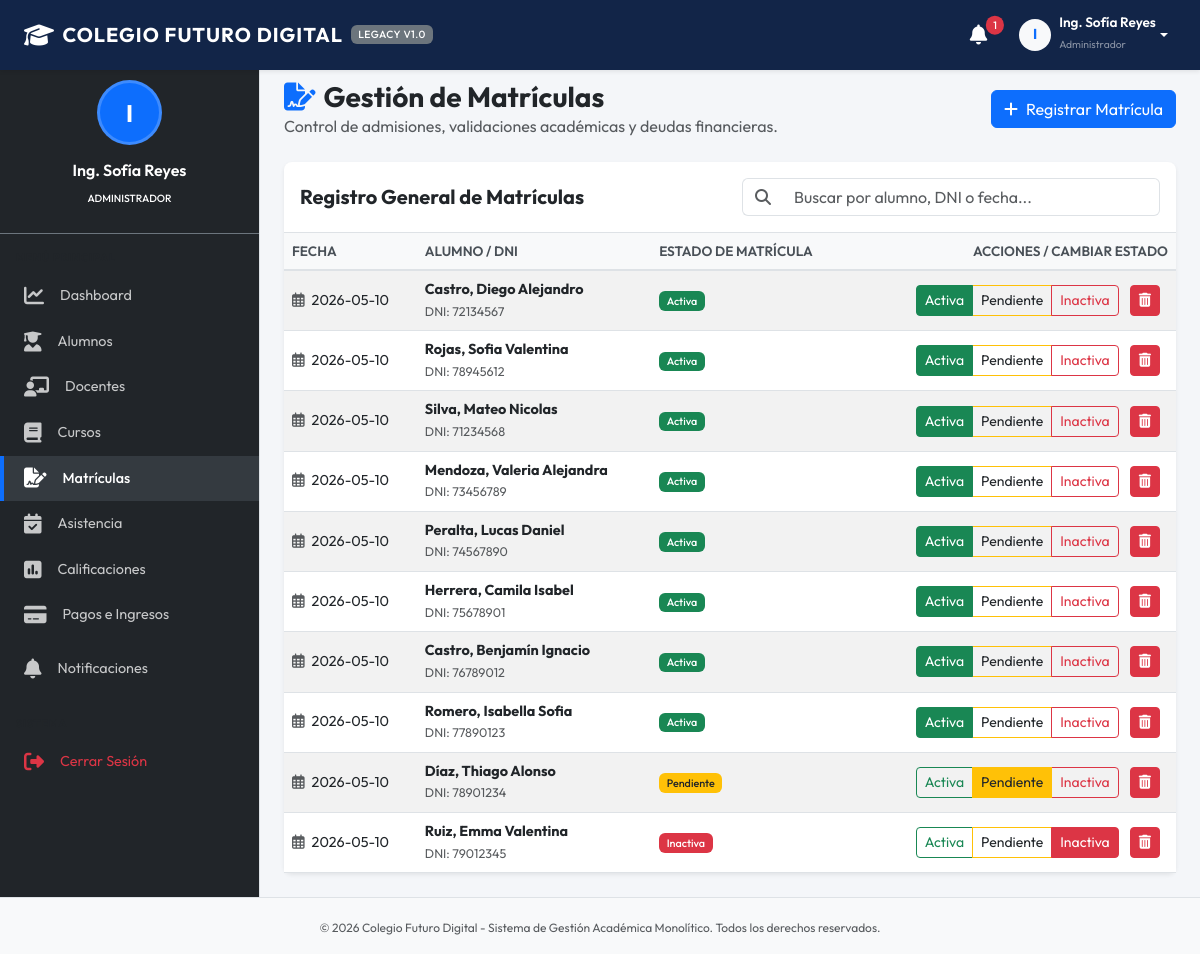
Page /modules/matriculas.php (signed in) on the committed database.
### tables this page shows
CREATE TABLE matriculas (
            id INTEGER PRIMARY KEY AUTOINCREMENT,
            alumno_id INTEGER NOT NULL,
            fecha TEXT NOT NULL,
            estado TEXT DEFAULT 'Pendiente' CHECK(estado IN ('Activa', 'Inactiva', 'Pendiente')),
            FOREIGN KEY (alumno_id) REFERENCES alumnos(id) ON DELETE CASCADE
        );

CREATE TABLE alumnos (
            id INTEGER PRIMARY KEY AUTOINCREMENT,
            usuario_id INTEGER UNIQUE,
            nombre TEXT NOT NULL,
            apellido TEXT NOT NULL,
            documento TEXT UNIQUE NOT NULL,
            fecha_nacimiento TEXT,
            direccion TEXT,
            telefono TEXT,
            estado_academico TEXT DEFAULT 'Regular' CHECK(estado_academico IN ('Regular', 'Condicional', 'Suspendido', 'Egresado')),
            FOREIGN KEY (usuario_id) REFERENCES usuarios(id) ON DELETE SET NULL
        );

### modules/matriculas.php (the view, shortened to what this page needs)
<?php
$action = $_GET['action'] ?? 'list';
require_once __DIR__ . '/../includes/header.php';
require_once __DIR__ . '/../includes/sidebar.php';
?>
<div class="d-flex justify-content-between align-items-center mb-4">
    <div>
        <h1 class="h3 mb-0 text-dark fw-bold"><i class="fa-solid fa-file-signature me-2 text-primary"></i>Gestión de Matrículas</h1>
        <p class="text-muted mb-0">Control de admisiones, validaciones académicas y deudas financieras.</p>
    </div>
    <?php if ($action === 'list'): ?>
        <a href="matriculas.php?action=new" class="btn btn-primary"><i class="fa-solid fa-plus me-2"></i>Registrar Matrícula</a>
    <?php else: ?>
        <a href="matriculas.php" class="btn btn-outline-secondary"><i class="fa-solid fa-arrow-left me-2"></i>Volver al Listado</a>
    <?php endif; ?>
</div>
<?php if ($action === 'list'): ?>
    <?php
    try {
        $stmt = $pdo->query("
            SELECT m.*, a.nombre, a.apellido, a.documento
            FROM matriculas m
            JOIN alumnos a ON m.alumno_id = a.id
            ORDER BY m.fecha DESC
        ");
        $matriculas = $stmt->fetchAll();
    } catch (PDOException $e) {
        echo "<div class='alert alert-danger'>Error al cargar matrículas: " . $e->getMessage() . "</div>";
        $matriculas = [];
    }
    ?>
    <div class="card bg-white shadow-sm border-0">
        <div class="card-header bg-transparent border-bottom py-3">
            <div class="row align-items-center">
                <div class="col-md-6">
                    <h5 class="card-title mb-0 fw-bold">Registro General de Matrículas</h5>
                </div>
                <div class="col-md-6 mt-2 mt-md-0">
                    <div class="input-group">
                        <span class="input-group-text bg-white border-end-0"><i class="fa-solid fa-magnifying-glass text-muted"></i></span>
                        <input type="text" class="form-control border-start-0" id="tableSearch" placeholder="Buscar por alumno, DNI o fecha...">
                    </div>
                </div>
            </div>
        </div>
        <div class="card-body p-0">
            <div class="table-responsive">
                <table class="table table-hover table-striped align-middle mb-0">
                    <thead>
                        <tr>
                            <th>Fecha</th>
                            <th>Alumno / DNI</th>
                            <th>Estado de Matrícula</th>
                            <th class="text-end">Acciones / Cambiar Estado</th>
                        </tr>
                    </thead>
                    <tbody>
                        <?php if (empty($matriculas)): ?>
                            <tr>
                                <td colspan="4" class="text-center py-4 text-muted">No se registran matrículas procesadas.</td>
                            </tr>
                        <?php else: ?>
                            <?php foreach ($matriculas as $mat): ?>
                                <tr>
                                    <td><i class="fa-regular fa-calendar-days me-1 text-muted"></i> <?php echo htmlspecialchars($mat['fecha']); ?></td>
                                    <td>
                                        <div class="fw-bold"><?php echo htmlspecialchars($mat['apellido'] . ', ' . $mat['nombre']); ?></div>
                                        <small class="text-muted">DNI: <?php echo htmlspecialchars($mat['documento']); ?></small>
                                    </td>
                                    <td>
                                        <?php
                                        $badgeColor = 'bg-success';
                                        if ($mat['estado'] === 'Pendiente') $badgeColor = 'bg-warning text-dark';
                                        elseif ($mat['estado'] === 'Inactiva') $badgeColor = 'bg-danger';
                                        ?>
                                        <span class="badge <?php echo $badgeColor; ?>"><?php echo $mat['estado']; ?></span>
                                    </td>
                                    <td class="text-end px-3">
                                        <div class="btn-group btn-group-sm me-2" role="group">
                                            <a href="matriculas.php?action=change_status&id=<?php echo $mat['id']; ?>&status=Activa" class="btn btn-outline-success <?php echo $mat['estado'] == 'Activa' ? 'active' : ''; ?>" title="Activar">Activa</a>
                                            <a href="matriculas.php?action=change_status&id=<?php echo $mat['id']; ?>&status=Pendiente" class="btn btn-outline-warning text-dark <?php echo $mat['estado'] == 'Pendiente' ? 'active' : ''; ?>" title="Pendiente">Pendiente</a>
                                            <a href="matriculas.php?action=change_status&id=<?php echo $mat['id']; ?>&status=Inactiva" class="btn btn-outline-danger <?php echo $mat['estado'] == 'Inactiva' ? 'active' : ''; ?>" title="Inactivar">Inactiva</a>
                                        </div>
                                        <a href="matriculas.php?action=delete&id=<?php echo $mat['id']; ?>" class="btn btn-sm btn-danger" title="Eliminar Matrícula" onclick="return confirmarEliminacion('¿Desea eliminar este registro de matrícula? Los cursos asignados inicialmente no se borrarán pero el alumno perderá su estatus de matriculado.');"><i class="fa-solid fa-trash-can"></i></a>
                                    </td>
                                </tr>
                            <?php endforeach; ?>
                        <?php endif; ?>
                    </tbody>
                </table>
            </div>
        </div>
    </div>
<?php endif; ?>
<?php
require_once __DIR__ . '/../includes/footer.php';
?>

### assets/css/style.css (style rules this page uses)
:root { --primary-color: #1e3c72; --primary-dark: #122548; --primary-light: #2a5298; --secondary-color: #6c757d; --bg-light: #f4f6f9; --sidebar-bg: #212529; --sidebar-hover: #343a40; --sidebar-active: #0d6efd; --text-dark: #333333; --font-sans: 'Outfit', 'Roboto', -apple-system, BlinkMacSystemFont, "Segoe UI", sans-serif; }
body { font-family: var(--font-sans); background-color: var(--bg-light); color: var(--text-dark); margin: 0; padding-top: 56px; display: flex; flex-direction: column; min-height: 100vh; }
.card { border-radius: 8px; box-shadow: 0 4px 6px rgba(0, 0, 0, 0.05); }
.table { border-collapse: separate; border-spacing: 0; }
.table th { background-color: #f8f9fa; color: #495057; font-weight: 600; border-bottom: 2px solid #dee2e6; font-size: 0.85rem; text-transform: uppercase; }
.table td { font-size: 0.9rem; vertical-align: middle; }
.badge { font-weight: 500; padding: 0.4em 0.7em; }

### rows in the picture
matriculas: fecha "2026-05-10", alumno.nombre "Castro, Diego Alejandro", alumno.documento "72134567", estado "Activa"
matriculas: fecha "2026-05-10", alumno.nombre "Rojas, Sofia Valentina", alumno.documento "78945612", estado "Activa"
matriculas: fecha "2026-05-10", alumno.nombre "Silva, Mateo Nicolas", alumno.documento "71234568", estado "Activa"
matriculas: fecha "2026-05-10", alumno.nombre "Mendoza, Valeria Alejandra", alumno.documento "73456789", estado "Activa"
matriculas: fecha "2026-05-10", alumno.nombre "Peralta, Lucas Daniel", alumno.documento "74567890", estado "Activa"
matriculas: fecha "2026-05-10", alumno.nombre "Herrera, Camila Isabel", alumno.documento "75678901", estado "Activa"
matriculas: fecha "2026-05-10", alumno.nombre "Castro, Benjamín Ignacio", alumno.documento "76789012", estado "Activa"
matriculas: fecha "2026-05-10", alumno.nombre "Romero, Isabella Sofia", alumno.documento "77890123", estado "Activa"
matriculas: fecha "2026-05-10", alumno.nombre "Díaz, Thiago Alonso", alumno.documento "78901234", estado "Pendiente"
matriculas: fecha "2026-05-10", alumno.nombre "Ruiz, Emma Valentina", alumno.documento "79012345", estado "Inactiva"

### other values in the picture
$notif_count "1"
substr($_SESSION['usuario_nombre'], 0, 1) "I"
$_SESSION['usuario_nombre'] "Ing. Sofía Reyes"
$_SESSION['usuario_rol'] "Administrador"
$rol "ADMINISTRADOR"
